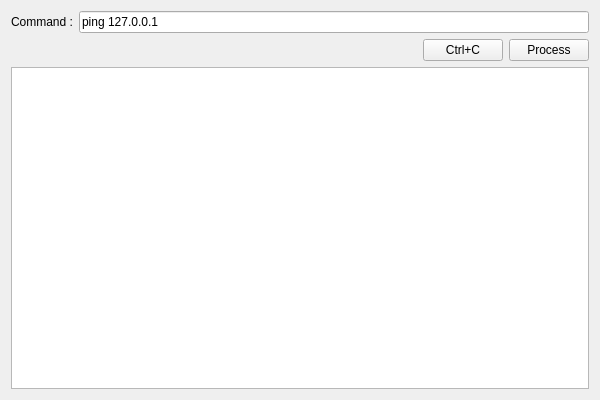
<?xml version="1.0" encoding="UTF-8"?>
<ui version="4.0">
 <class>NoobCMDClass</class>
 <widget class="QWidget" name="NoobCMDClass">
  <property name="geometry">
   <rect>
    <x>0</x>
    <y>0</y>
    <width>600</width>
    <height>400</height>
   </rect>
  </property>
  <property name="windowTitle">
   <string>NoobCMD</string>
  </property>
  <layout class="QVBoxLayout" name="verticalLayout">
   <item>
    <layout class="QHBoxLayout" name="horizontalLayout">
     <item>
      <widget class="QLabel" name="label">
       <property name="text">
        <string>Command :</string>
       </property>
      </widget>
     </item>
     <item>
      <widget class="QLineEdit" name="LE_Command">
       <property name="text">
        <string>ping 127.0.0.1</string>
       </property>
      </widget>
     </item>
    </layout>
   </item>
   <item>
    <layout class="QHBoxLayout" name="horizontalLayout_3">
     <item>
      <spacer name="horizontalSpacer">
       <property name="orientation">
        <enum>Qt::Horizontal</enum>
       </property>
       <property name="sizeHint" stdset="0">
        <size>
         <width>40</width>
         <height>20</height>
        </size>
       </property>
      </spacer>
     </item>
     <item>
      <widget class="QPushButton" name="PB_CtrlC">
       <property name="text">
        <string>Ctrl+C</string>
       </property>
      </widget>
     </item>
     <item>
      <widget class="QPushButton" name="PB_Process">
       <property name="text">
        <string>Process</string>
       </property>
      </widget>
     </item>
    </layout>
   </item>
   <item>
    <widget class="QTextEdit" name="TXT_Report"/>
   </item>
  </layout>
 </widget>
 <layoutdefault spacing="6" margin="11"/>
 <resources>
  <include location="NoobCMD.qrc"/>
 </resources>
 <connections/>
</ui>
